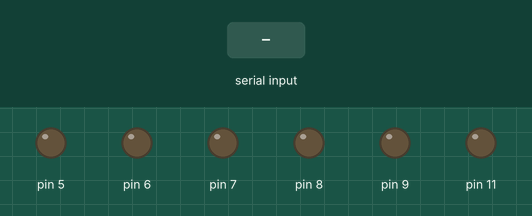
This sketch was run on a simulated Arduino Uno, built with avr-gcc and run on an emulated ATmega328P. Parts: output pins drawn as LEDs (lit = HIGH). The test bench sets the inputs (shaded band).

Above: at 1.2 s.
1.3 s: "1,90,45\n" received over Serial
At 2.2 s:
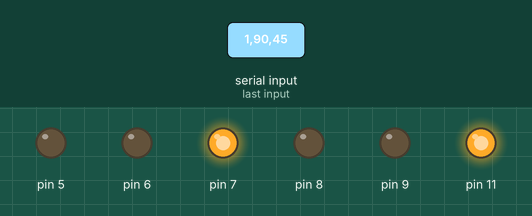
3.3 s: "1,90,45\n" received over Serial
At 3.59 s:
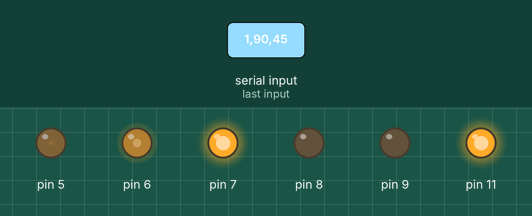
Timing chart, 0 to 6.3 s (numbered marks = the images above; inputs shaded):
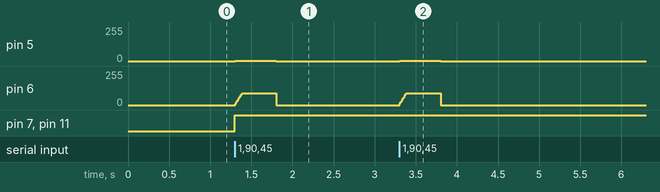

Measured:
- after the input at 1.3 s, pin 5: 0/255 → 1/255 at once, → 0/255 0.50 s later; pin 6: rises from 0/255 to 90/255 in 0.08 s, then falls to 0/255 in 0.41 s; pin 7, pin 11: LOW → HIGH at once
- after the input at 3.3 s, pin 5: 0/255 → 1/255 at once, → 0/255 0.50 s later; pin 6: rises from 0/255 to 90/255 in 0.08 s, then falls to 0/255 in 0.42 s

The sketch:

follow_arduino.ino
```cpp
int topspeed = 255;

#define FORWARD 'w'
#define LEFT 'a'
#define RIGHT 'd'
#define BACK 's'
#define STOP 'x'

#define WATCHDOG_MS 500
#define RAMP_STEP 10
#define RAMP_MS 10

unsigned long last_command_ms = 0;
unsigned long last_ramp_ms = 0;
char current_direction = STOP;
int target_left = 0;
int target_right = 0;
int current_left = 0;
int current_right = 0;

void Set_Speed(int Left, int Right)
{
  if (((int)Left)>topspeed) {Left = topspeed;}
  if (((int)Right)>topspeed) {Right = topspeed;}

  analogWrite(5,Left);
  analogWrite(6,Right);
}

void forward() {
  digitalWrite(7, HIGH);
  digitalWrite(8, LOW);
  digitalWrite(9, LOW);
  digitalWrite(11, HIGH);
}

void back() {
  digitalWrite(7, LOW);
  digitalWrite(8, HIGH);
  digitalWrite(9, HIGH);
  digitalWrite(11, LOW);
}

void stopcar() {
  target_left = 0;
  target_right = 0;
  current_left = 0;
  current_right = 0;
  analogWrite (5, 0);
  analogWrite (6, 0);
}

void setup() {
  pinMode (5, OUTPUT);
  pinMode (7, OUTPUT);
  pinMode (8, OUTPUT);

  pinMode (6, OUTPUT);
  pinMode (9, OUTPUT);
  pinMode (11, OUTPUT);

  Serial.begin(115200);

  stopcar();
}

void process_direction(char direction) {
  if (direction == BACK) {
    back();
  }
  else {
    forward();
  }
}

void apply_command(char direction, int left, int right) {
  char motor_direction = (direction == BACK) ? BACK : FORWARD;
  if (motor_direction != current_direction) {
    stopcar();
    process_direction(motor_direction);
    current_direction = motor_direction;
  }
  target_left = constrain(left, 0, topspeed);
  target_right = constrain(right, 0, topspeed);
}

int ramp(int current, int target) {
  if (target <= current) {
    return target;
  }
  return min(target, current + RAMP_STEP);
}

void loop() {
  while (Serial.available()) {
    String pid_command = Serial.readStringUntil('\n');
    pid_command.trim();

    if (pid_command == "STOP") {
      stopcar();
      last_command_ms = millis();
      continue;
    }

    int firstCommaIndex = pid_command.indexOf(',');
    int secondCommaIndex = pid_command.indexOf(',', firstCommaIndex + 1);

    if (firstCommaIndex > 0 && secondCommaIndex > firstCommaIndex) {
      int leftSpeed = pid_command.substring(0, firstCommaIndex).toInt();
      int rightSpeed = pid_command.substring(firstCommaIndex + 1, secondCommaIndex).toInt();
      char direction = pid_command.substring(secondCommaIndex + 1)[0];

      apply_command(direction, leftSpeed, rightSpeed);
      last_command_ms = millis();
    }
  }

  if (millis() - last_command_ms > WATCHDOG_MS) {
    stopcar();
  }

  if (millis() - last_ramp_ms >= RAMP_MS) {
    last_ramp_ms = millis();
    current_left = ramp(current_left, target_left);
    current_right = ramp(current_right, target_right);
    Set_Speed(current_left, current_right);
  }
}
```
